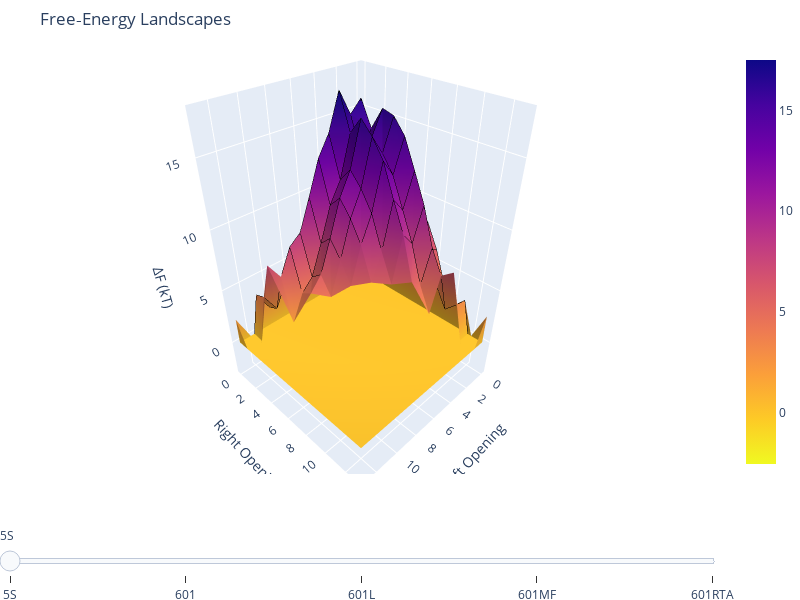

This figure's notebook cell:
### Code cell
fig2 = plot_3d_filled_volume(
    df_full,
    x_col='left_open', y_col='right_open', z_col='dF_total',
    x_label='Left Opening',
    y_label='Right Opening',
    z_label='ΔF (kT)',
    width=800, height=600,
    title='Free‐Energy Landscapes',
    colorscale='Plasma_r'
)
fig2.show()

### Figure 1 — Plotly figure (JSON) as saved in the notebook; plotly's stock layout.template omitted (floating-point values rounded to 4 significant figures; data arrays with more than 128 entries replaced by an {"elided": "..."} marker saying what was removed)
{"data": [{"colorscale": [[0, "#f0f921"], [0.1111, "#fdca26"], [0.2222, "#fb9f3a"], [0.3333, "#ed7953"], [0.4444, "#d8576b"], [0.5556, "#bd3786"], [0.6667, "#9c179e"], [0.7778, "#7201a8"], [0.8889, "#46039f"], [1, "#0d0887"]], "flatshading": true, "i": {"elided": "884 int values"}, "intensity": {"elided": "392 float values"}, "j": {"elided": "884 int values"}, "k": {"elided": "884 int values"}, "lighting": {"ambient": 0.6, "diffuse": 0.5, "roughness": 1, "specular": 0.1}, "lightposition": {"x": 100, "y": 200, "z": 0}, "name": "id=5S", "type": "mesh3d", "visible": true, "x": {"elided": "392 float values"}, "y": {"elided": "392 float values"}, "z": {"elided": "392 float values"}}, {"contours": {"x": {"color": "black", "end": 13, "show": true, "size": 1, "start": 0, "width": 2}, "y": {"color": "black", "end": 13, "show": true, "size": 1, "start": 0, "width": 2}, "z": {"highlightcolor": "white", "project": {"z": true}, "show": false, "usecolormap": true}}, "name": "id=5S-grid", "opacity": 0, "showscale": false, "type": "surface", "visible": true, "x": {"elided": "14x14 int values"}, "y": {"elided": "14x14 int values"}, "z": {"elided": "14x14 float values"}}, {"colorscale": [[0, "#f0f921"], [0.1111, "#fdca26"], [0.2222, "#fb9f3a"], [0.3333, "#ed7953"], [0.4444, "#d8576b"], [0.5556, "#bd3786"], [0.6667, "#9c179e"], [0.7778, "#7201a8"], [0.8889, "#46039f"], [1, "#0d0887"]], "flatshading": true, "i": {"elided": "884 int values"}, "intensity": {"elided": "392 float values"}, "j": {"elided": "884 int values"}, "k": {"elided": "884 int values"}, "lighting": {"ambient": 0.6, "diffuse": 0.5, "roughness": 1, "specular": 0.1}, "lightposition": {"x": 100, "y": 200, "z": 0}, "name": "id=601", "type": "mesh3d", "visible": false, "x": {"elided": "392 float values"}, "y": {"elided": "392 float values"}, "z": {"elided": "392 float values"}}, {"contours": {"x": {"color": "black", "end": 13, "show": true, "size": 1, "start": 0, "width": 2}, "y": {"color": "black", "end": 13, "show": true, "size": 1, "start": 0, "width": 2}, "z": {"highlightcolor": "white", "project": {"z": true}, "show": false, "usecolormap": true}}, "name": "id=601-grid", "opacity": 0, "showscale": false, "type": "surface", "visible": false, "x": {"elided": "14x14 int values"}, "y": {"elided": "14x14 int values"}, "z": {"elided": "14x14 float values"}}, {"colorscale": [[0, "#f0f921"], [0.1111, "#fdca26"], [0.2222, "#fb9f3a"], [0.3333, "#ed7953"], [0.4444, "#d8576b"], [0.5556, "#bd3786"], [0.6667, "#9c179e"], [0.7778, "#7201a8"], [0.8889, "#46039f"], [1, "#0d0887"]], "flatshading": true, "i": {"elided": "884 int values"}, "intensity": {"elided": "392 float values"}, "j": {"elided": "884 int values"}, "k": {"elided": "884 int values"}, "lighting": {"ambient": 0.6, "diffuse": 0.5, "roughness": 1, "specular": 0.1}, "lightposition": {"x": 100, "y": 200, "z": 0}, "name": "id=601L", "type": "mesh3d", "visible": false, "x": {"elided": "392 float values"}, "y": {"elided": "392 float values"}, "z": {"elided": "392 float values"}}, {"contours": {"x": {"color": "black", "end": 13, "show": true, "size": 1, "start": 0, "width": 2}, "y": {"color": "black", "end": 13, "show": true, "size": 1, "start": 0, "width": 2}, "z": {"highlightcolor": "white", "project": {"z": true}, "show": false, "usecolormap": true}}, "name": "id=601L-grid", "opacity": 0, "showscale": false, "type": "surface", "visible": false, "x": {"elided": "14x14 int values"}, "y": {"elided": "14x14 int values"}, "z": {"elided": "14x14 float values"}}, {"colorscale": [[0, "#f0f921"], [0.1111, "#fdca26"], [0.2222, "#fb9f3a"], [0.3333, "#ed7953"], [0.4444, "#d8576b"], [0.5556, "#bd3786"], [0.6667, "#9c179e"], [0.7778, "#7201a8"], [0.8889, "#46039f"], [1, "#0d0887"]], "flatshading": true, "i": {"elided": "884 int values"}, "intensity": {"elided": "392 float values"}, "j": {"elided": "884 int values"}, "k": {"elided": "884 int values"}, "lighting": {"ambient": 0.6, "diffuse": 0.5, "roughness": 1, "specular": 0.1}, "lightposition": {"x": 100, "y": 200, "z": 0}, "name": "id=601MF", "type": "mesh3d", "visible": false, "x": {"elided": "392 float values"}, "y": {"elided": "392 float values"}, "z": {"elided": "392 float values"}}, {"contours": {"x": {"color": "black", "end": 13, "show": true, "size": 1, "start": 0, "width": 2}, "y": {"color": "black", "end": 13, "show": true, "size": 1, "start": 0, "width": 2}, "z": {"highlightcolor": "white", "project": {"z": true}, "show": false, "usecolormap": true}}, "name": "id=601MF-grid", "opacity": 0, "showscale": false, "type": "surface", "visible": false, "x": {"elided": "14x14 int values"}, "y": {"elided": "14x14 int values"}, "z": {"elided": "14x14 float values"}}, {"colorscale": [[0, "#f0f921"], [0.1111, "#fdca26"], [0.2222, "#fb9f3a"], [0.3333, "#ed7953"], [0.4444, "#d8576b"], [0.5556, "#bd3786"], [0.6667, "#9c179e"], [0.7778, "#7201a8"], [0.8889, "#46039f"], [1, "#0d0887"]], "flatshading": true, "i": {"elided": "884 int values"}, "intensity": {"elided": "392 float values"}, "j": {"elided": "884 int values"}, "k": {"elided": "884 int values"}, "lighting": {"ambient": 0.6, "diffuse": 0.5, "roughness": 1, "specular": 0.1}, "lightposition": {"x": 100, "y": 200, "z": 0}, "name": "id=601RTA", "type": "mesh3d", "visible": false, "x": {"elided": "392 float values"}, "y": {"elided": "392 float values"}, "z": {"elided": "392 float values"}}, {"contours": {"x": {"color": "black", "end": 13, "show": true, "size": 1, "start": 0, "width": 2}, "y": {"color": "black", "end": 13, "show": true, "size": 1, "start": 0, "width": 2}, "z": {"highlightcolor": "white", "project": {"z": true}, "show": false, "usecolormap": true}}, "name": "id=601RTA-grid", "opacity": 0, "showscale": false, "type": "surface", "visible": false, "x": {"elided": "14x14 int values"}, "y": {"elided": "14x14 int values"}, "z": {"elided": "14x14 float values"}}], "layout": {"height": 600, "margin": {"b": 0, "l": 0, "r": 0, "t": 50}, "scene": {"xaxis": {"title": {"text": "Left Opening"}}, "yaxis": {"title": {"text": "Right Opening"}}, "zaxis": {"title": {"text": "ΔF (kT)"}}}, "showlegend": false, "sliders": [{"active": 0, "pad": {"t": 50}, "steps": [{"args": [{"visible": [true, true, false, false, false, false, false, false, false, false]}], "label": "5S", "method": "update"}, {"args": [{"visible": [false, false, true, true, false, false, false, false, false, false]}], "label": "601", "method": "update"}, {"args": [{"visible": [false, false, false, false, true, true, false, false, false, false]}], "label": "601L", "method": "update"}, {"args": [{"visible": [false, false, false, false, false, false, true, true, false, false]}], "label": "601MF", "method": "update"}, {"args": [{"visible": [false, false, false, false, false, false, false, false, true, true]}], "label": "601RTA", "method": "update"}]}], "title": {"text": "Free‐Energy Landscapes"}, "width": 800}}
